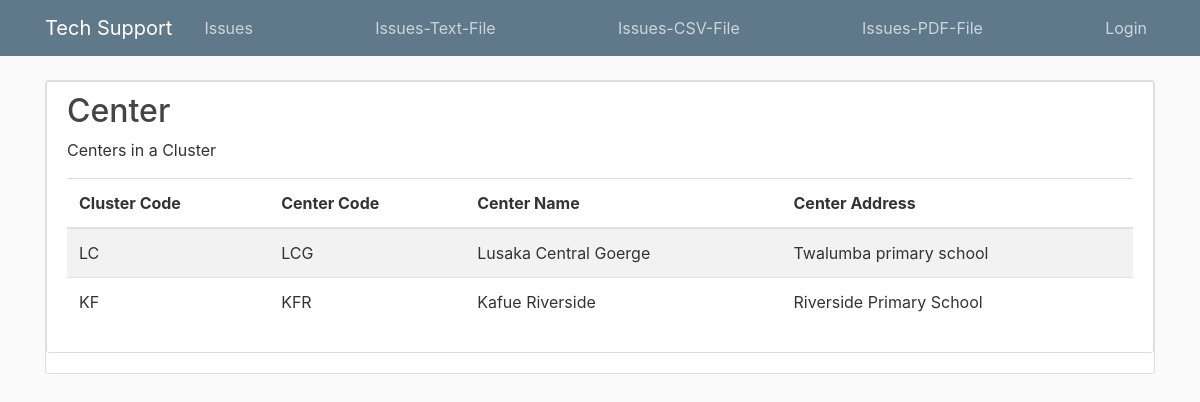
The app's page /center_report/, older data.
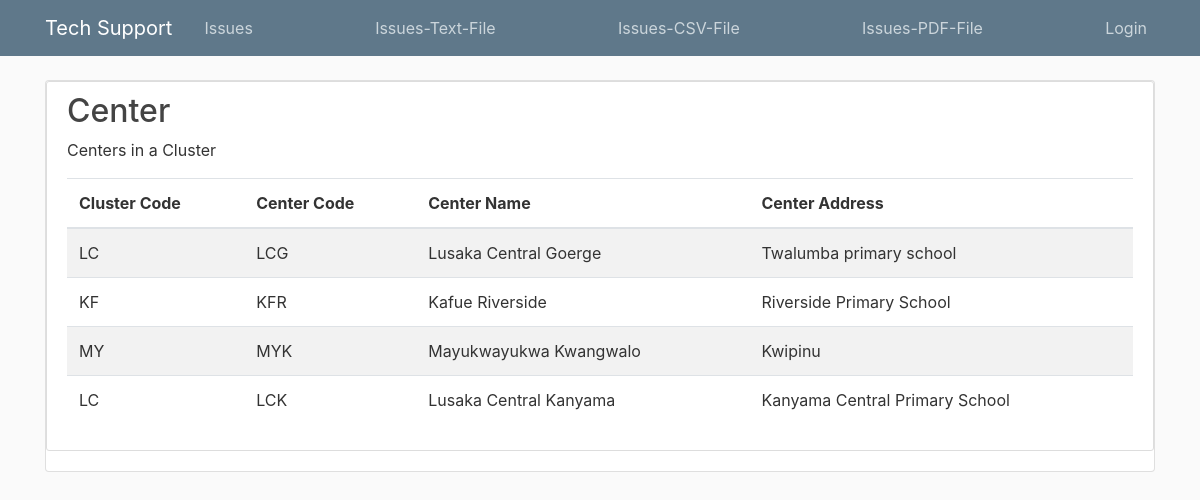
The same page, newer data.
### supportapp/models.py (models this page shows, shortened)
class Center(models.Model):
    cluster_code = models.ForeignKey("Cluster", on_delete=models.CASCADE)
    center_code = models.CharField(max_length=3, primary_key=True)
    center_name = models.CharField(max_length=50)
    center_address = models.CharField(max_length=50)

class Cluster(models.Model):
    cluster_code = models.CharField(max_length = 3, primary_key=True)
    cluster_name = models.CharField(max_length=50)
    province = models.CharField(max_length=50)
    def __str__(self):
        return f"{self.cluster_code}"

### supportapp/views.py (the view)
# urls.py: path('center_report/', views.centerrpt, name='center_report'),
def centerrpt(request):
    context = {
        'center': Center.objects.all(),
    }
    return render(request,'supportapp/center_report.html', context)

### supportapp/templates/supportapp/center_report.html
{% extends "supportapp/base.html" %}
    {% load crispy_forms_tags  %}
      {% block content %}
      <div class="content-section">
<h2> Center </h2>
  <p>Centers in a Cluster</p>
  <table class="table table-striped">
    <thead>
      <tr>
        <th> Cluster  Code</th>
        <th>Center  Code</th>
        <th>Center  Name</th>
        <th>Center Address </th>
      </tr>
    </thead>
    <tbody>
    {% for cnt in center %}
      <tr>
            <td>{{ cnt.cluster_code }}</td>
            <td>{{ cnt.center_code }}</td>
            <td>{{ cnt.center_name }}</td>
            <td>{{ cnt.center_address }}</td>
      </tr>
     {% endfor %}
    </tbody>
  </table>
   </div>
    {% endblock content %}

Row changes from the older to the newer data that the page shows:
added Center: cluster_code "MY", center_code "MYK", center_name "Mayukwayukwa Kwangwalo", center_address "Kwipinu"
added Center: cluster_code "LC", center_code "LCK", center_name "Lusaka Central Kanyama", center_address "Kanyama Central Primary School"
